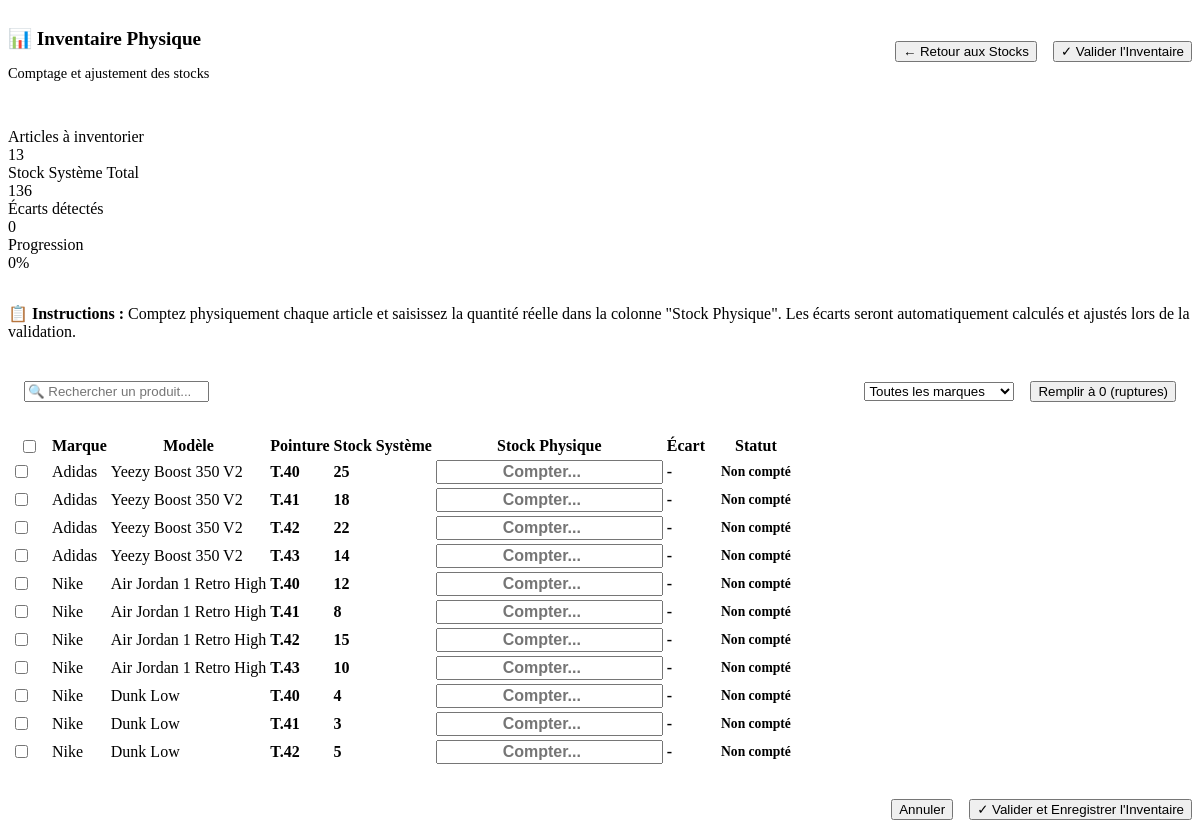
The app's page /modules/stocks/inventaire.php with its own data.
### tables this page shows
CREATE TABLE products (
    id INT AUTO_INCREMENT PRIMARY KEY,
    brand_id INT NOT NULL,
    model VARCHAR(200) NOT NULL,
    colorway VARCHAR(100) NOT NULL,
    year INT NOT NULL,
    sku VARCHAR(50) UNIQUE NOT NULL,
    description TEXT,
    price DECIMAL(10,2) NOT NULL,
    cost DECIMAL(10,2) NOT NULL,
    image_url VARCHAR(255),
    active BOOLEAN DEFAULT TRUE,
    created_at TIMESTAMP DEFAULT CURRENT_TIMESTAMP,
    updated_at TIMESTAMP DEFAULT CURRENT_TIMESTAMP ON UPDATE CURRENT_TIMESTAMP,
    FOREIGN KEY (brand_id) REFERENCES brands(id),
    INDEX idx_brand (brand_id),
    INDEX idx_sku (sku)
);

CREATE TABLE brands (
    id INT AUTO_INCREMENT PRIMARY KEY,
    name VARCHAR(100) NOT NULL UNIQUE,
    color VARCHAR(7) DEFAULT '#4ECDC4',
    logo_url VARCHAR(255),
    active BOOLEAN DEFAULT TRUE,
    created_at TIMESTAMP DEFAULT CURRENT_TIMESTAMP
);

CREATE TABLE stock (
    id INT AUTO_INCREMENT PRIMARY KEY,
    product_id INT NOT NULL,
    size INT NOT NULL,
    quantity INT NOT NULL DEFAULT 0,
    location VARCHAR(50) DEFAULT 'Entrepôt',
    min_quantity INT DEFAULT 5,
    max_quantity INT DEFAULT 50,
    serial_numbers TEXT,  
    created_at TIMESTAMP DEFAULT CURRENT_TIMESTAMP,
    updated_at TIMESTAMP DEFAULT CURRENT_TIMESTAMP ON UPDATE CURRENT_TIMESTAMP,
    FOREIGN KEY (product_id) REFERENCES products(id) ON DELETE CASCADE,
    UNIQUE KEY unique_product_size (product_id, size, location),
    INDEX idx_product (product_id),
    INDEX idx_low_stock (quantity)
);

### modules/stocks/inventaire.php (the view, shortened to what this page needs)
<?php
try {
    $pdo = getDB();
    $stmt = $pdo->query("
        SELECT
            p.id,
            p.model,
            b.name as brand,
            s.size,
            s.quantity as stock_system,
            s.id as stock_id
        FROM products p
        JOIN brands b ON p.brand_id = b.id
        LEFT JOIN stock s ON p.id = s.product_id
        WHERE p.active = 1
        ORDER BY b.name, p.model, s.size
    ");
    $inventory_items = $stmt->fetchAll();
    $total_items = count($inventory_items);
    $total_quantity = array_sum(array_column($inventory_items, 'stock_system'));
} catch (Exception $e) {
    error_log("Erreur inventaire : " . $e->getMessage());
    $inventory_items = [];
    $total_items = 0;
    $total_quantity = 0;
}
?>
<div id="inventaire-module">
    <div style="display: flex; justify-content: space-between; align-items: center; margin-bottom: 2rem;">
        <div>
            <h3 style="font-size: 1.2rem; color: var(--light); margin-bottom: 0.5rem;">📊 Inventaire Physique</h3>
            <p style="color: var(--secondary); font-size: 0.9rem;">Comptage et ajustement des stocks</p>
        </div>
        <div style="display: flex; gap: 1rem;">
            <button class="btn btn-secondary" onclick="window.location.href='?module=stocks&action=produits'">
                ← Retour aux Stocks
            </button>
            <button class="btn btn-primary" onclick="document.getElementById('inventoryForm').submit()">
                ✓ Valider l'Inventaire
            </button>
        </div>
    </div>
    <div class="cards-grid" style="margin-bottom: 2rem;">
        <div class="card">
            <div class="card-label">Articles à inventorier</div>
            <div class="card-value"><?php echo $total_items; ?></div>
        </div>
        <div class="card">
            <div class="card-label">Stock Système Total</div>
            <div class="card-value"><?php echo number_format($total_quantity, 0, ',', ' '); ?></div>
        </div>
        <div class="card">
            <div class="card-label">Écarts détectés</div>
            <div class="card-value" id="discrepancy-count">0</div>
        </div>
        <div class="card">
            <div class="card-label">Progression</div>
            <div class="card-value" id="progress-percentage">0%</div>
        </div>
    </div>
    <div class="alert alert-info" style="margin-bottom: 1.5rem;">
        <strong>📋 Instructions :</strong>
        Comptez physiquement chaque article et saisissez la quantité réelle dans la colonne "Stock Physique".
        Les écarts seront automatiquement calculés et ajustés lors de la validation.
    </div>
    <div class="table-container" style="margin-bottom: 1rem; padding: 1rem;">
        <div style="display: flex; gap: 1rem; flex-wrap: wrap; align-items: center;">
            <div style="flex: 1; min-width: 250px;">
                <input type="text" class="form-control" id="searchInput"
                       placeholder="🔍 Rechercher un produit..."
                       onkeyup="filterInventory()">
            </div>
            <select class="form-control" id="brandFilter" style="width: auto; min-width: 150px;" onchange="filterInventory()">
                <option value="">Toutes les marques</option>
            </select>
            <button class="btn btn-secondary" onclick="autoFillZeros()">
                Remplir à 0 (ruptures)
            </button>
        </div>
    </div>
    <form id="inventoryForm" method="POST">
        <div class="table-container">
            <table id="inventoryTable">
                <thead>
                    <tr>
                        <th style="width: 5%;">
                            <input type="checkbox" onchange="toggleAllChecked(this)">
                        </th>
                        <th>Marque</th>
                        <th>Modèle</th>
                        <th>Pointure</th>
                        <th>Stock Système</th>
                        <th style="width: 150px;">Stock Physique</th>
                        <th>Écart</th>
                        <th>Statut</th>
                    </tr>
                </thead>
                <tbody>
                    <?php foreach ($inventory_items as $item): ?>
                    <?php if ($item['stock_id']): ?>
                    <tr class="inventory-row" data-brand="<?php echo htmlspecialchars($item['brand']); ?>">
                        <td>
                            <input type="checkbox" class="item-checkbox" onchange="updateProgress()">
                        </td>
                        <td><?php echo htmlspecialchars($item['brand']); ?></td>
                        <td><?php echo htmlspecialchars($item['model']); ?></td>
                        <td><strong>T.<?php echo $item['size']; ?></strong></td>
                        <td>
                            <strong class="system-count"><?php echo $item['stock_system']; ?></strong>
                        </td>
                        <td>
                            <input type="number"
                                   class="form-control physical-count"
                                   name="inventory[<?php echo $item['stock_id']; ?>]"
                                   data-system="<?php echo $item['stock_system']; ?>"
                                   placeholder="Compter..."
                                   min="0"
                                   oninput="calculateDifference(this)">
                        </td>
                        <td class="difference-cell">
                            <span class="difference">-</span>
                        </td>
                        <td class="status-cell">
                            <span class="badge">Non compté</span>
                        </td>
                    </tr>
                    <?php endif; ?>
                    <?php endforeach; ?>
                </tbody>
            </table>
        </div>
        <div style="margin-top: 2rem; display: flex; gap: 1rem; justify-content: flex-end;">
            <button type="button" class="btn btn-secondary" onclick="window.location.href='?module=stocks&action=produits'">
                Annuler
            </button>
            <button type="submit" name="save_inventory" class="btn btn-primary">
                ✓ Valider et Enregistrer l'Inventaire
            </button>
        </div>
    </form>
</div>

### modules/stocks/inventaire.php (style rules this page uses)
.physical-count { font-size: 1rem; font-weight: 600; text-align: center; }
.difference { font-weight: 700; font-size: 1rem; }
.badge { padding: 0.25rem 0.75rem; border-radius: 12px; font-size: 0.85rem; font-weight: 600; }

### records on screen
products: brand.name "Adidas", model "Yeezy Boost 350 V2", stock.size "40", stock.quantity "25", stock.size "41", stock.quantity "18", stock.size "42", stock.quantity "22", stock.size "43", stock.quantity "14"
products: brand.name "Nike", model "Air Jordan 1 Retro High", stock.size "40", stock.quantity "12", stock.size "41", stock.quantity "8", stock.size "42", stock.quantity "15", stock.size "43", stock.quantity "10"
products: brand.name "Nike", model "Dunk Low", stock.size "40", stock.quantity "4", stock.size "41", stock.quantity "3", stock.size "42", stock.quantity "5"

### other values on screen
$total_items "13"
$total_quantity "136"
